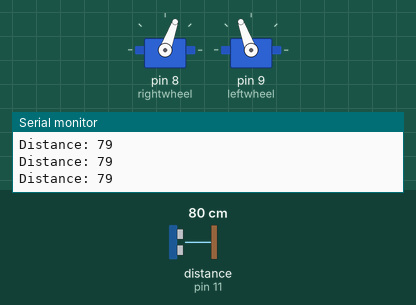
The sketch below on a simulated Arduino Uno, built with avr-gcc and run on an emulated ATmega328P. Shown: 2 × servo, the last lines printed to the serial monitor. Wiring (inferred from the names in the program): ultrasonic range finder: trigger pin 12; echo pin 11. The inputs (shaded band) are chosen by the test bench; at power-on: distance to the obstacle (sensor on pin 11) 80 cm. The echo pulse lasts 58.3 µs per cm.

Above: at 1.2 s.
1.3 s: distance to the obstacle (sensor on pin 11) set to 34 cm
2.8 s: distance to the obstacle (sensor on pin 11) set to 27 cm
At 3.8 s:
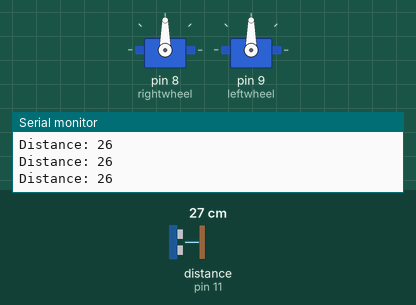
4.3 s: distance to the obstacle (sensor on pin 11) set to 23 cm
5.8 s: distance to the obstacle (sensor on pin 11) set to 18 cm
At 6.1 s:
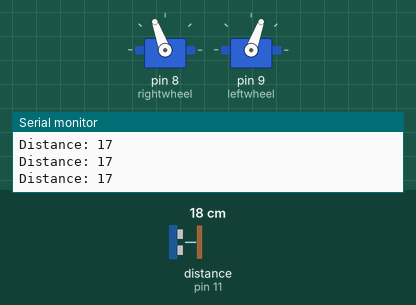
7.3 s: distance to the obstacle (sensor on pin 11) set to 35 cm
At 8.4 s:
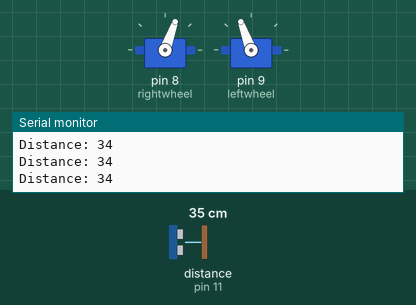
10.3 s: distance to the obstacle (sensor on pin 11) set to 17 cm
At 10.7 s:
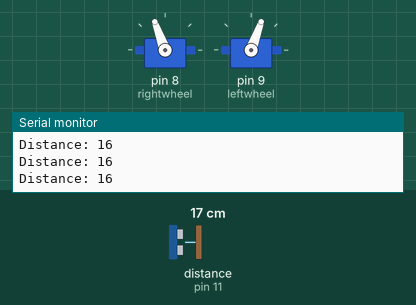
Timing chart, 0 to 13.3 s (numbered marks = the images above; inputs shaded):
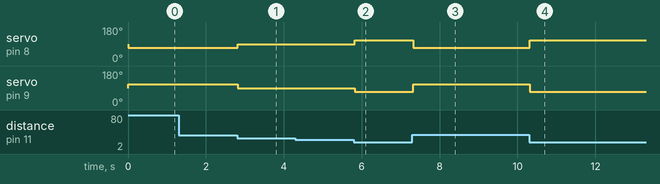

Measured:
- the behaviour switches between 32 and 31 cm on distance to the obstacle (sensor on pin 11) (found by bisection; images 0 and 1)
- the behaviour switches between 21 and 20 cm on distance to the obstacle (sensor on pin 11) (found by bisection; images 1 and 2)
- after the input at 2.8 s, servo on pin 8 (rightwheel): 70° → 90° at once; servo on pin 9 (leftwheel): 110° → 90° at once
- after the input at 5.8 s, servo on pin 8 (rightwheel): 90° → 110° at once; servo on pin 9 (leftwheel): 90° → 70° at once
- after the input at 7.3 s, servo on pin 8 (rightwheel): 110° → 70° at once; servo on pin 9 (leftwheel): 70° → 110° at once
- after the input at 10.3 s, servo on pin 8 (rightwheel): 70° → 110° at once; servo on pin 9 (leftwheel): 110° → 70° at once

The sketch:

Ultrasonic_hand_follower.ino
```cpp
// This program drives the robot forward until an object is detected
#include <Servo.h>
Servo rightwheel;
Servo leftwheel;

// define variables
  const int trigPin = 12;
  const int echoPin = 11;
  long duration;
  int distance;

void setup() {
  pinMode(trigPin, OUTPUT); // Sets trigPin as an Output
  pinMode(echoPin, INPUT); // Sets echoPin as an Input
  Serial.begin(9600); // Starts communication to the serial monitor

  rightwheel.attach(8); //attaches the servo on pin 9
  leftwheel.attach(9);

  rightwheel.write(90); //stop motors
  leftwheel.write(90);
  }


void loop() {
  // Clears the trigPin
  digitalWrite(trigPin, LOW);
  delayMicroseconds(2);

  // Sets the trigPin on HIGH state for 10 microseconds
  digitalWrite(trigPin, HIGH);
  delayMicroseconds(10);
  digitalWrite(trigPin, LOW);

  // Reads the echoPin, returns the sound wave travel time in microseconds
  duration = pulseIn(echoPin, HIGH);

  distance= duration*0.034/2; // Calculating the distance

  // Prints distance to the Serial Monitor
  Serial.print("Distance: ");
  Serial.println(distance);

//-------------------------

  //logic
  if(distance < 20){
    rightwheel.write(110); //drive backwards
    leftwheel.write(70);
  }
    else if(distance > 30){
    rightwheel.write(70); //drive forwards
    leftwheel.write(110);
  }
    else {
    rightwheel.write(90);
    leftwheel.write(90);
  }
//-------------------------
}
```
